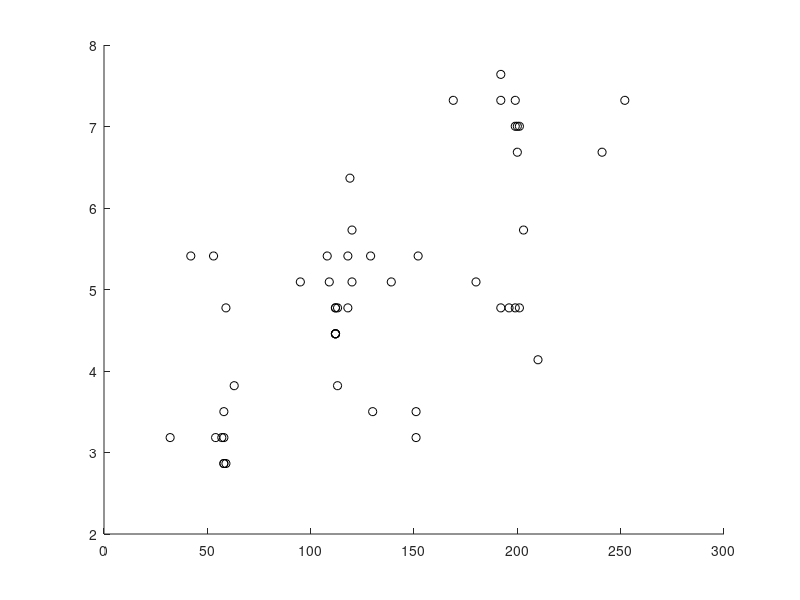

This chart was generated by the following MATLAB code: (Note: this script raises an error after producing the figure.)
cla
hold off

powerCables = [169, 199, 192, 241, 199, 200, 252, 201, 200];
bananCables = [32, 112, 112, 58, 58, 57, 113, 112, 113, 112, 112, 112, 63, 59, 58, 59, 58, 54];

ranksum(powerCables, bananCables)

lengths = [119, 32, 118, 112, 112, 58, 58, 152, 57, 169, 108, 199, 180, 192, 192, 192, 130, 203, 113, 201, 112, 113, 112, 112, 112, 210, 63, 59, 58, 59, 241, 199, 58, 54, 200, 199, 120, 252, 196, 201, 200, 118, 109, 120, 139, 129, 42, 53, 95, 151, 151];
diameters = [6.366197723675814, 3.183098861837907, 5.411268065124442, 4.7746482927568605, 4.45633840657307, 2.864788975654116, 3.183098861837907, 5.411268065124442, 3.183098861837907, 7.321127382227186, 5.411268065124442, 7.321127382227186, 5.092958178940651, 7.321127382227186, 4.7746482927568605, 7.639437268410976, 3.5014087480216975, 5.729577951308232, 3.819718634205488, 4.7746482927568605, 4.45633840657307, 4.7746482927568605, 4.45633840657307, 4.7746482927568605, 4.45633840657307, 4.138028520389279, 3.819718634205488, 4.7746482927568605, 2.864788975654116, 2.864788975654116, 6.684507609859605, 7.002817496043395, 3.5014087480216975, 3.183098861837907, 6.684507609859605, 4.7746482927568605, 5.729577951308232, 7.321127382227186, 4.7746482927568605, 7.002817496043395, 7.002817496043395, 4.7746482927568605, 5.092958178940651, 5.092958178940651, 5.092958178940651, 5.411268065124442, 5.411268065124442, 5.411268065124442, 5.092958178940651, 3.183098861837907, 3.5014087480216975];

% --- Banana ---
BananaL = [32, 112, 112, 58, 58, 57, 113, 112, 113, 112, 112, 112, 63, 59, 58, 59, 58, 54]
BananaD = [3.183098861837907, 4.7746482927568605, 4.45633840657307, 2.864788975654116, 3.183098861837907, 3.183098861837907, 3.819718634205488, 4.45633840657307, 4.7746482927568605, 4.45633840657307, 4.7746482927568605, 4.45633840657307, 3.819718634205488, 4.7746482927568605, 2.864788975654116, 2.864788975654116, 3.5014087480216975, 3.183098861837907]
% --- Power ---
PowerL = [169, 199, 192, 241, 199, 200, 252, 201, 200]
PowerD = [7.321127382227186, 7.321127382227186, 7.639437268410976, 6.684507609859605, 7.002817496043395, 6.684507609859605, 7.321127382227186, 7.002817496043395, 7.002817496043395]
% --- BananaCoaxial ---
BananaCoaxialL = [119, 120, 118, 120]
BananaCoaxialD = [6.366197723675814, 5.729577951308232, 4.7746482927568605, 5.092958178940651]
% --- CrocodileCoaxial ---
CrocodileCoaxialL = [118, 108, 130, 109, 139, 151, 151]
CrocodileCoaxialD = [5.411268065124442, 5.411268065124442, 3.5014087480216975, 5.092958178940651, 5.092958178940651, 3.183098861837907, 3.5014087480216975]
% --- RJ11DB89 ---
RJ11DB89L = [152]
RJ11DB89D = [5.411268065124442]
% --- USB ---
USBL = [180, 192, 201, 199]
USBD = [5.092958178940651, 4.7746482927568605, 4.7746482927568605, 4.7746482927568605]
% --- VGA ---
VGAL = [192]
VGAD = [7.321127382227186]
% --- DB9 ---
DB9L = [210, 196]
DB9D = [4.138028520389279, 4.7746482927568605]
% --- Ethernet ---
EthernetL = [203]
EthernetD = [5.729577951308232]
% --- Coaxial ---
CoaxialL = [129, 42, 53, 95]
CoaxialD = [5.411268065124442, 5.411268065124442, 5.411268065124442, 5.092958178940651]



scatter(lengths, diameters, 'MarkerEdgeColor', [0,0,0]);

mdl = fitlm(lengths, diameters, 'VarNames', {'Length', 'Diameter'})
r = mdl.Residuals.Raw;
plot(mdl)
title('Cable Length vs Diameter',...
    'FontUnits','points',...
    'Interpreter', 'latex',...
    'FontWeight','bold',...
    'FontSize',18,...
    'FontName','Times')
ylabel({'Diameter ($mm)$'}, 'Interpreter', 'latex')
xlabel('Length ($cm$)', 'Interpreter', 'latex')
set(gca,...
    'FontSize',12);
ax = gca;
ax.Box = 'off';
print -depsc2 lengthVsDiameter.eps

cla
plot(lengths, mdl.Residuals.Raw, 'o')
title('Cable Length vs Residual',...
    'FontUnits','points',...
    'Interpreter', 'latex',...
    'FontWeight','bold',...
    'FontSize',18,...
    'FontName','Times')
legend(['Residual'])
ylabel({'Residual'}, 'Interpreter', 'latex')
xlabel('Length ($cm$)', 'Interpreter', 'latex')
%axis([0.01,0.05,0.21,0.22])
set(gca,...
    'FontSize',12);
ax = gca;
ax.Box = 'off';
print -depsc2 lengthVsDiameterResiduals.eps

%scatter(lengths, log(diameters), 'MarkerFaceColor', [0,0,1]);

% scatter(BananaL, BananaD, 'MarkerFaceColor', [1,0,0]);
% scatter(PowerL, PowerD, 'MarkerFaceColor', [0,0,0]);
% scatter(BananaCoaxialL, BananaCoaxialD, 'MarkerFaceColor', [0,1,0]);
% scatter(CrocodileCoaxialL, CrocodileCoaxialD, 'MarkerFaceColor', [0,0,1]);
% scatter(RJ11DB89L, RJ11DB89D, 'MarkerFaceColor', [1,1,0]);
% scatter(USBL, USBD, 'MarkerFaceColor', [0,1,1]);
% scatter(VGAL, VGAD, 'MarkerFaceColor', [1,0.5,0]);
% scatter(DB9L, DB9D, 'MarkerFaceColor', [0,1,0.5]);
% scatter(EthernetL, EthernetD, 'MarkerFaceColor', [0.5,0.5,0.5]);
% scatter(CoaxialL, CoaxialD, 'MarkerFaceColor', [0.8,0.8,0.8]);
%histogram2(lengths,diameters);

%Print to file

